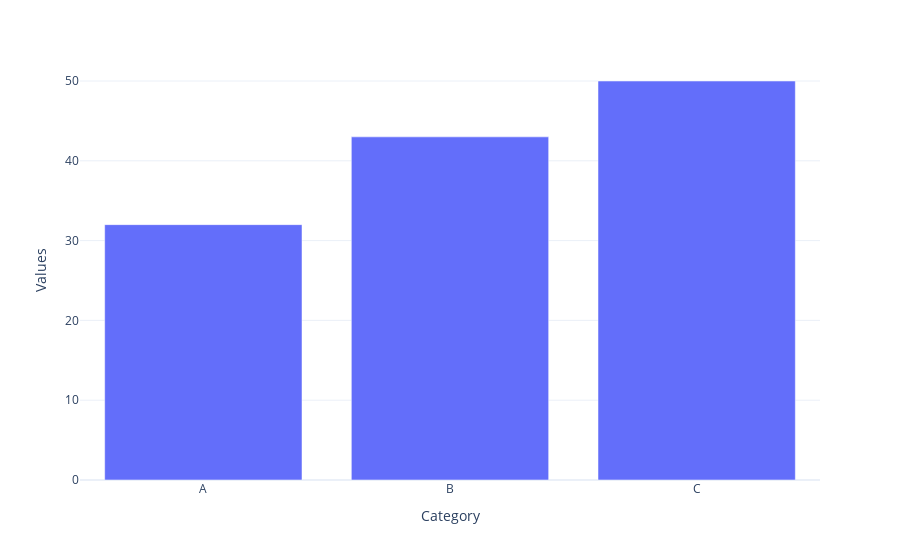

Write notebook code for a chart like this one.
### Markdown cell above
## Bar Charts

### Code cell
# Basic bar chart using df2
fig = px.bar(df2, x='Category', y='Values')
fig.show()

### Figure 1 — Plotly figure (JSON) as saved in the notebook; plotly's stock layout.template omitted (floating-point values rounded to 4 significant figures)
{"data": [{"hovertemplate": "Category=%{x}<br>Values=%{y}<extra></extra>", "legendgroup": "", "marker": {"color": "#636efa", "pattern": {"shape": ""}}, "name": "", "orientation": "v", "showlegend": false, "textposition": "auto", "type": "bar", "x": ["A", "B", "C"], "xaxis": "x", "y": [32, 43, 50], "yaxis": "y"}], "layout": {"barmode": "relative", "legend": {"tracegroupgap": 0}, "margin": {"t": 60}, "xaxis": {"anchor": "y", "domain": [0, 1], "title": {"text": "Category"}}, "yaxis": {"anchor": "x", "domain": [0, 1], "title": {"text": "Values"}}}}
